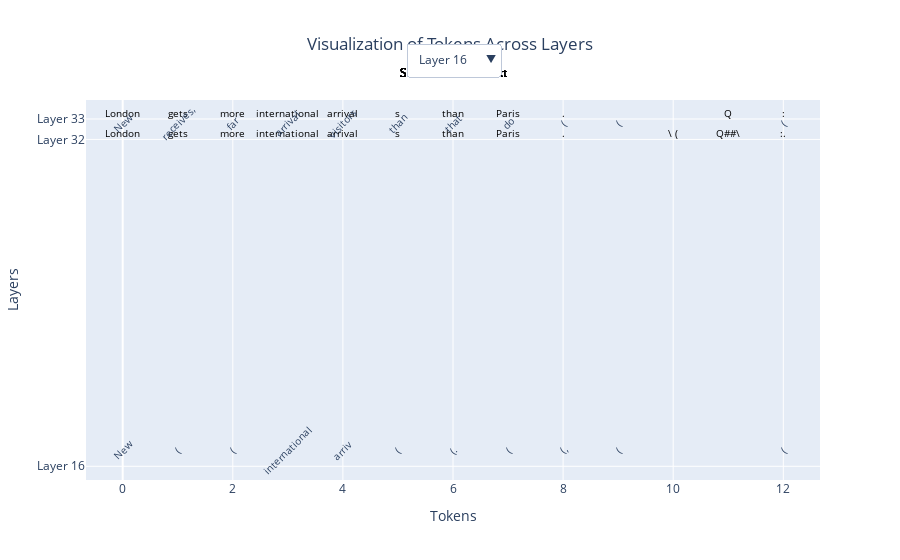

Here is the notebook cell this chart was saved with:
### Code cell
import plotly.graph_objects as go

# Initialize the figure
fig = go.Figure()

# Assume `layer_tokens_dict` and `tokenizer` are already defined as in your original script.
# Assume `most_pick_layer` is defined

# Initialize a list to keep track of the visibility state of each trace and annotation
trace_visibility = []
annotations = []

# Add traces for each layer and prepare annotations
for layer, tokens in layer_tokens_dict.items():
    # Decode tokens
    tokens_str = [tokenizer.decode(tkn, skip_special_tokens=True) for tkn in tokens]
    
    # For each token in the layer, add a trace and an annotation
    for i, token in enumerate(tokens_str):
        # Split token into words
        words = token.split(' ')
        first_word = words[0]  # Use only the first word for simplicity
        
        # Add trace for the token
        trace = go.Scatter(
            x=[i],
            y=[layer] * len(words),
            mode='text',
            marker=dict(color='blue' if layer == most_pick_layer else 'red', size=10),
            text=first_word,
            textposition='top center',
            textfont=dict(
                size=10,
                color='blue' if layer == most_pick_layer else 'black'
            ),
            name=f'Layer {layer}',  # Name the trace for later reference
            showlegend=False,
            visible=False,
        )
        fig.add_trace(trace)
        trace_visibility.append(True)  # Initially, all traces are visible
        
        # Add corresponding annotation
        annotations.append(
            go.layout.Annotation(
                x=i,
                y=layer,
                text=first_word,
                xanchor='center',
                yanchor='bottom',
                showarrow=False,
                font=dict(size=10),
                textangle=-45,
                visible=True  # Initially, all annotations are visible
            )
        )

# Update the figure with all the annotations added
fig.update_layout(annotations=annotations)

# Define buttons for toggling the visibility of layers
layer_buttons = []
for layer in layer_tokens_dict.keys():
    button = dict(
        label=f'Layer {layer}',
        method='update',
        args=[{'visible': [
            not trace_visibility[i] if fig.data[i].name == f'Layer {layer}' else trace_visibility[i]
            for i in range(len(fig.data))
        ]}],
    )
    # When a layer button is clicked, toggle the visibility in the trace_visibility list
    for i, trace in enumerate(fig.data):
        if trace.name == f'Layer {layer}':
            trace_visibility[i] = not trace_visibility[i]
    layer_buttons.append(button)

# Define argmax buttons or other buttons as required
buttons = []

for i in range(argmax):  # Assuming a max of 3 tokens
    # Set up visibility for each token's words
    visibility = [i == (word_index % argmax) for layer in layer_tokens_dict for word_index in range(argmax)]
    
    # Create new annotations for each word
    new_annotations = []
    for layer, tokens in layer_tokens_dict.items():
        tokens_str = [tokenizer.decode(tkn, skip_special_tokens=True) for tkn in tokens]
        for token_index, token in enumerate(tokens_str):
            words = token.split(' ')
            if len(words) > i:
                new_annotations.append(go.layout.Annotation(
                    x=token_index,
                    y=layer + offset,
                    text=words[i],  # Show i-th word
                    xanchor='center',
                    yanchor='middle',
                    showarrow=False,
                    font=dict(size=10),
                    textangle=-45
                ))
                new_annotations.extend(text_annotations)
    buttons.append(dict(
        label=f'Argmax {i+1}',
        method='update',
        args=[{'visible': visibility},
              {'annotations': new_annotations},
              {'title': f'Showing word {i+1} for each token'}]
    ))

buttons.extend(layer_buttons)

# Add all buttons to the figure
fig.update_layout(
    updatemenus=[
        dict(
            buttons=buttons,
            direction='down',
            showactive=True,
            x=0.5,
            xanchor='right',
            y=1.15,
            yanchor='top'
        ),
        # Include other buttons if needed
    ],
    xaxis=dict(title='Tokens'),
    yaxis=dict(
        title='Layers',
        tickvals=list(layer_tokens_dict.keys()),
        ticktext=[f'Layer {l}' for l in layer_tokens_dict.keys()]
    ),
    title=dict(text='Visualization of Tokens Across Layers', x=0.5, xanchor='center'),
    margin=dict(t=100)  # Add top margin for the buttons
)

# Plot the figure
fig.show()
